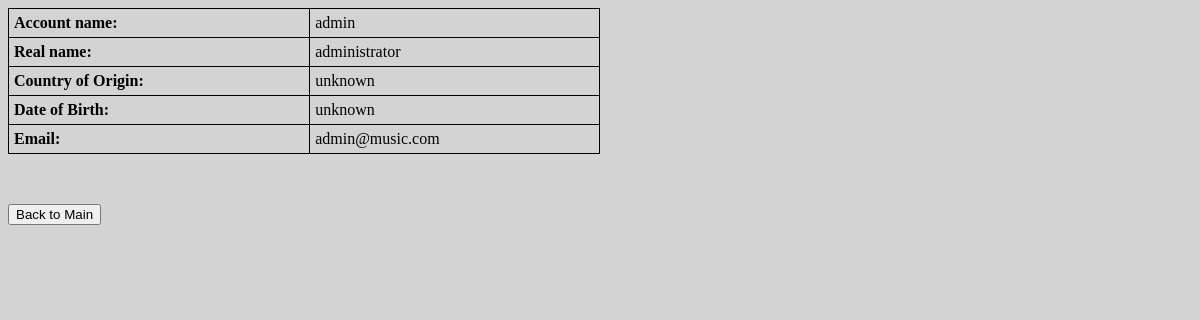
/adminviewAccount.php (signed in), run on the app's committed database.
### tables this page shows
CREATE TABLE `account` (
  `acc_id` int(11) NOT NULL,
  `acc_name` varchar(255) NOT NULL,
  `password` varchar(255) NOT NULL,
  `real_name` varchar(255) NOT NULL,
  `country` varchar(255) DEFAULT NULL,
  `birth_date` varchar(255) DEFAULT NULL,
  `email` varchar(255) NOT NULL
);

### adminviewAccount.php (the view, shortened to what this page needs)
<?php
	include_once("./connect.php");
?>
<!DOCTYPE html>
<html>
	<head>
	<link rel="stylesheet" href="styles.css">
	</head>
<body>
<?php
viewContent($db);
function viewContent($db)
{
	$inQuery = "SELECT `acc_name`, `real_name`, `country`, `birth_date`, `email` FROM `account` WHERE (`acc_name`='" .$_SESSION["username"]. "' AND `password`='" .$_SESSION["password"] ."' AND `acc_id`='".$_SESSION["accountID"]."')";
	$runQuery = mysqli_query($db, $inQuery);
	while($row = mysqli_fetch_assoc($runQuery))
	{
		echo "<table border='1'style='width:50%'>";
		echo "<tr>";
		echo "<th>Account name:</th>";
		echo "<td>".$row["acc_name"]. "</td>";
		echo "</tr>";
		echo "<tr>";
		echo "<th>"."Real name:"."</th>";
		echo "<td>".$row["real_name"]. "</td>";
		echo "</tr>";
		echo "<tr>";
		echo "<th>"."Country of Origin:"."</th>";
		echo "<td>".$row["country"]. "</td>";
		echo "</tr>";
		echo "<tr>";
		echo "<th>"."Date of Birth:"."</th>";
		echo "<td>".$row["birth_date"]. "</td>";
		echo "</tr>";
		echo "<tr>";
		echo "<th>"."Email:"."</th>";
		echo "<td>".$row["email"]. "</td>";
		echo "</tr>";
		echo "</table>";
	}
}
?>
<form action="adminMainPage.php">
	<input type="submit" value="Back to Main" style="position:relative;left:0px;top:50px;">
</form>
</body>
</html>

### styles.css (style rules this page uses)
body { background-color: lightgrey; }
table, th, td { border: 1px solid black; border-collapse: collapse; }
th, td { padding: 5px; text-align: left; }

### adminviewAccount.php (style rules this page uses)
table, th, td { border: 1px solid black; border-collapse: collapse; }
th, td { padding: 5px; text-align: left; }

### data on the page
account: acc_name "admin", real_name "administrator", country "unknown", birth_date "unknown", email "admin@music.com"
